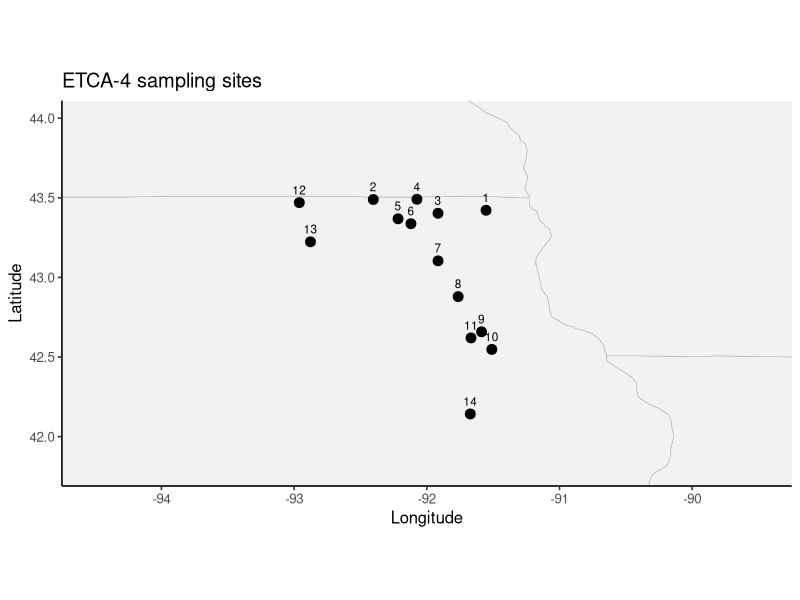
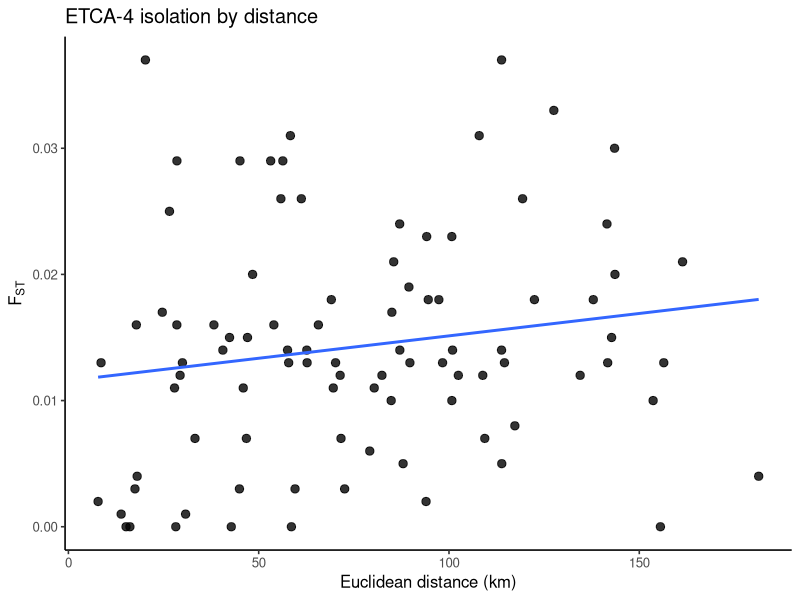

Source code (R) for these figures, in order: (Note: this script raises an error after producing the figures.)
############################
## ETCA-4
## Rainbow darter (Etheostoma caeruleum)
## Davis et al. 2015 Conserv Genet 16:167–179
## DOI: 10.1007/s10592-014-0649-1
##
## Inputs taken from paper:
## - Table 1: locality coordinates
## - Table 2: pairwise FST among 14 localities
##
## Workflow:
## 1) build coordinate dataframe in matrix order
## 2) build symmetrical FST matrix
## 3) set negative FST to 0
## 4) make site map
## 5) compute Euclidean geographic distances
## 6) make IBD plot
## 7) save only ETCA_4_fst and ETCA_4_coords to .RData
############################

# -----------------------------
# libraries
# -----------------------------
library(ggplot2)
library(maps)
library(geosphere)

# -----------------------------
# paths
# -----------------------------
base_dir <- "/Users/johnmccall/Library/CloudStorage/OneDrive-TheOhioStateUniversity/Spring_2026/Landgen_DGS/DGS-Patterns-of-Fish-Diversity/DGS-Patterns-of-Fish-Diversity/Objective 2/Data/ETCA-4"
data_dir <- file.path(base_dir, "data")
dir.create(base_dir, recursive = TRUE, showWarnings = FALSE)
dir.create(data_dir, recursive = TRUE, showWarnings = FALSE)

# -----------------------------
# 1) coordinate dataframe
# matrix order follows Table 2:
# UI1 UI2 UI3 UI4 TK1 TK2 TK3 TK4 MQ1 MQ2 MQ3 CD1 CD2 CD3
# -----------------------------
ETCA_4_coords <- data.frame(
  site_id = 1:14,
  lat = c(
    43.421666, 43.489300, 43.402800, 43.490790,
    43.368110, 43.337150, 43.104022, 42.879481,
    42.658610, 42.547870, 42.619910,
    43.469588, 43.223680, 42.142530
  ),
  lon = c(
    -91.553500, -92.403333, -91.915550, -92.074530,
    -92.216790, -92.119710, -91.915420, -91.763618,
    -91.587500, -91.510150, -91.666950,
    -92.960773, -92.876650, -91.672300
  ),
  stringsAsFactors = FALSE
)

# -----------------------------
# 2) pairwise FST matrix from Table 2
# values below diagonal in paper
# negatives retained initially, then set to 0 below
# -----------------------------
n_sites <- nrow(ETCA_4_coords)

ETCA_4_fst <- matrix(NA_real_, n_sites, n_sites)
diag(ETCA_4_fst) <- 0

# fill lower triangle from Table 2
ETCA_4_fst[2,1]   <-  0.018
ETCA_4_fst[3,1]   <-  0.012
ETCA_4_fst[3,2]   <-  0.014
ETCA_4_fst[4,1]   <- -0.001
ETCA_4_fst[4,2]   <-  0.025
ETCA_4_fst[4,3]   <- -0.004
ETCA_4_fst[5,1]   <-  0.016
ETCA_4_fst[5,2]   <-  0.037
ETCA_4_fst[5,3]   <-  0.017
ETCA_4_fst[5,4]   <-  0.016
ETCA_4_fst[6,1]   <-  0.007
ETCA_4_fst[6,2]   <-  0.029
ETCA_4_fst[6,3]   <-  0.004
ETCA_4_fst[6,4]   <-  0.003
ETCA_4_fst[6,5]   <-  0.013
ETCA_4_fst[7,1]   <-  0.011
ETCA_4_fst[7,2]   <-  0.031
ETCA_4_fst[7,3]   <-  0.007
ETCA_4_fst[7,4]   <-  0.003
ETCA_4_fst[7,5]   <-  0.016
ETCA_4_fst[7,6]   <-  0.001
ETCA_4_fst[8,1]   <-  0.013
ETCA_4_fst[8,2]   <-  0.021
ETCA_4_fst[8,3]   <-  0.003
ETCA_4_fst[8,4]   <-  0.003
ETCA_4_fst[8,5]   <-  0.016
ETCA_4_fst[8,6]   <-  0.000
ETCA_4_fst[8,7]   <-  0.011
ETCA_4_fst[9,1]   <-  0.017
ETCA_4_fst[9,2]   <-  0.014
ETCA_4_fst[9,3]   <-  0.024
ETCA_4_fst[9,4]   <-  0.010
ETCA_4_fst[9,5]   <-  0.023
ETCA_4_fst[9,6]   <-  0.014
ETCA_4_fst[9,7]   <-  0.029
ETCA_4_fst[9,8]   <-  0.016
ETCA_4_fst[10,1]  <-  0.018
ETCA_4_fst[10,2]  <-  0.033
ETCA_4_fst[10,3]  <-  0.023
ETCA_4_fst[10,4]  <-  0.013
ETCA_4_fst[10,5]  <-  0.031
ETCA_4_fst[10,6]  <-  0.014
ETCA_4_fst[10,7]  <-  0.013
ETCA_4_fst[10,8]  <-  0.015
ETCA_4_fst[10,9]  <-  0.001
ETCA_4_fst[11,1]  <-  0.013
ETCA_4_fst[11,2]  <-  0.037
ETCA_4_fst[11,3]  <-  0.019
ETCA_4_fst[11,4]  <-  0.012
ETCA_4_fst[11,5]  <-  0.018
ETCA_4_fst[11,6]  <-  0.005
ETCA_4_fst[11,7]  <-  0.014
ETCA_4_fst[11,8]  <-  0.013
ETCA_4_fst[11,9]  <-  0.002
ETCA_4_fst[11,10] <- -0.003
ETCA_4_fst[12,1]  <-  0.005
ETCA_4_fst[12,2]  <-  0.029
ETCA_4_fst[12,3]  <-  0.010
ETCA_4_fst[12,4]  <-  0.007
ETCA_4_fst[12,5]  <-  0.026
ETCA_4_fst[12,6]  <-  0.011
ETCA_4_fst[12,7]  <-  0.002
ETCA_4_fst[12,8]  <-  0.008
ETCA_4_fst[12,9]  <-  0.020
ETCA_4_fst[12,10] <-  0.013
ETCA_4_fst[12,11] <-  0.024
ETCA_4_fst[13,1]  <-  0.007
ETCA_4_fst[13,2]  <-  0.020
ETCA_4_fst[13,3]  <-  0.011
ETCA_4_fst[13,4]  <-  0.012
ETCA_4_fst[13,5]  <-  0.026
ETCA_4_fst[13,6]  <-  0.014
ETCA_4_fst[13,7]  <-  0.006
ETCA_4_fst[13,8]  <-  0.013
ETCA_4_fst[13,9]  <-  0.018
ETCA_4_fst[13,10] <-  0.012
ETCA_4_fst[13,11] <-  0.026
ETCA_4_fst[13,12] <- -0.005
ETCA_4_fst[14,1]  <-  0.015
ETCA_4_fst[14,2]  <-  0.021
ETCA_4_fst[14,3]  <-  0.013
ETCA_4_fst[14,4]  <-  0.010
ETCA_4_fst[14,5]  <-  0.030
ETCA_4_fst[14,6]  <-  0.018
ETCA_4_fst[14,7]  <-  0.012
ETCA_4_fst[14,8]  <-  0.012
ETCA_4_fst[14,9]  <-  0.013
ETCA_4_fst[14,10] <-  0.015
ETCA_4_fst[14,11] <-  0.029
ETCA_4_fst[14,12] <-  0.004
ETCA_4_fst[14,13] <- -0.005

# make symmetrical
ETCA_4_fst[upper.tri(ETCA_4_fst)] <- t(ETCA_4_fst)[upper.tri(ETCA_4_fst)]

# set negatives to 0 per workflow
ETCA_4_fst[ETCA_4_fst < 0] <- 0

# use numeric site IDs as row/col names
rownames(ETCA_4_fst) <- ETCA_4_coords$site_id
colnames(ETCA_4_fst) <- ETCA_4_coords$site_id

# -----------------------------
# 3) site map
# -----------------------------
states_map <- map_data("state")

ggplot() +
  geom_polygon(
    data = states_map,
    aes(x = long, y = lat, group = group),
    fill = "grey95",
    color = "grey70",
    linewidth = 0.2
  ) +
  geom_point(
    data = ETCA_4_coords,
    aes(x = lon, y = lat),
    size = 3
  ) +
  geom_text(
    data = ETCA_4_coords,
    aes(x = lon, y = lat, label = site_id),
    nudge_y = 0.08,
    size = 3
  ) +
  coord_fixed(
    1.2,
    xlim = c(-94.5, -89.5),
    ylim = c(41.8, 44.0)
  ) +
  theme_classic(base_size = 12) +
  labs(
    x = "Longitude",
    y = "Latitude",
    title = "ETCA-4 sampling sites"
  )


# -----------------------------
# 4) geographic distance matrix
# -----------------------------
etca_4_geo_dist_m <- geosphere::distm(
  x = ETCA_4_coords[, c("lon", "lat")],
  fun = geosphere::distHaversine
)

etca_4_geo_dist_km <- etca_4_geo_dist_m / 1000
rownames(etca_4_geo_dist_km) <- ETCA_4_coords$site_id
colnames(etca_4_geo_dist_km) <- ETCA_4_coords$site_id

# -----------------------------
# 5) pairwise dataframe for IBD
# -----------------------------
etca_4_ibd_df <- data.frame(
  site1   = rownames(ETCA_4_fst)[row(ETCA_4_fst)[upper.tri(ETCA_4_fst)]],
  site2   = colnames(ETCA_4_fst)[col(ETCA_4_fst)[upper.tri(ETCA_4_fst)]],
  fst     = ETCA_4_fst[upper.tri(ETCA_4_fst)],
  dist_km = etca_4_geo_dist_km[upper.tri(etca_4_geo_dist_km)]
)

# -----------------------------
# 6) IBD plot
# -----------------------------
ggplot(etca_4_ibd_df, aes(x = dist_km, y = fst)) +
  geom_point(size = 2.5, alpha = 0.8) +
  geom_smooth(method = "lm", se = FALSE) +
  theme_classic(base_size = 12) +
  labs(
    x = "Euclidean distance (km)",
    y = expression(F[ST]),
    title = "ETCA-4 isolation by distance"
  )


# -----------------------------
# 7) save outputs
# save only fst and coords as requested
# -----------------------------
save(
  ETCA_4_fst,
  ETCA_4_coords,
  file = file.path(data_dir, "ETCA-4.RData")
)
